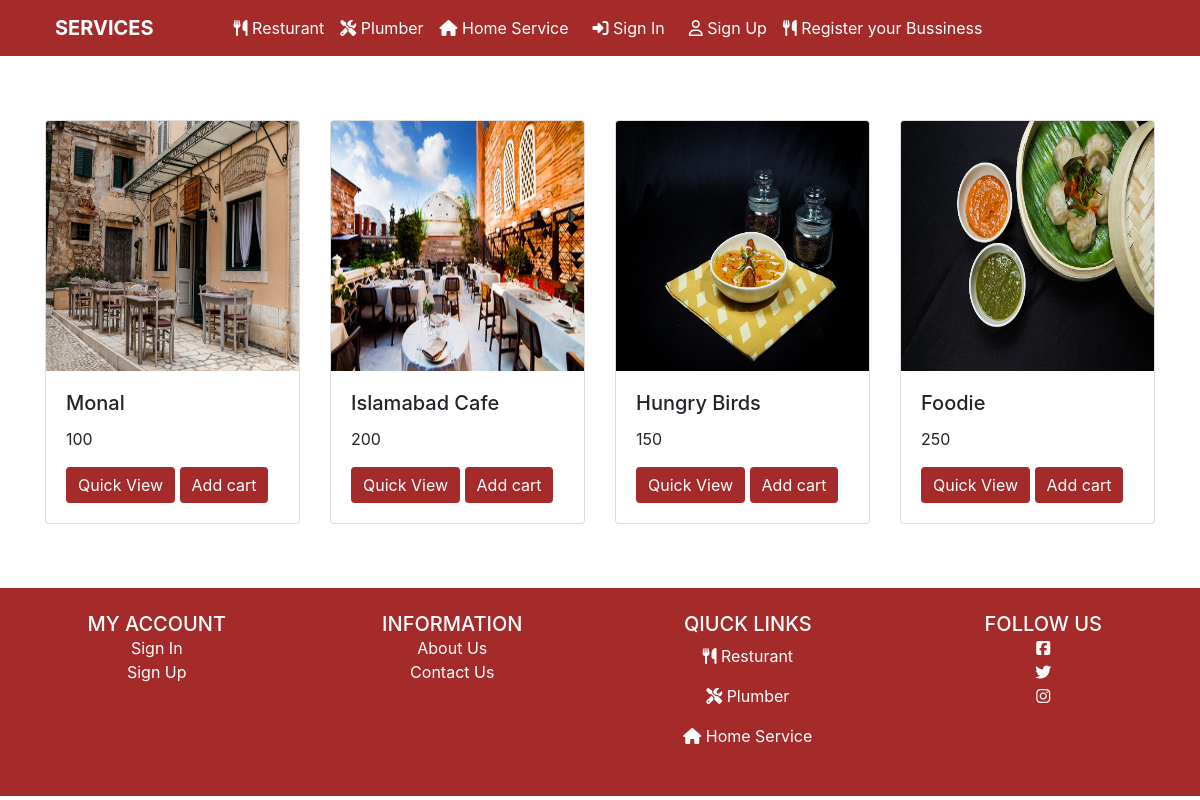
Screenshot of /Resturant with the database file from the repository.
### serviceapp/models.py (models this page shows)
class bussiness(models.Model):
    CHOICES = (
        ('RESTURANT', 'Resturant'),
        ('PLUMBER', 'Plumber'),
        ('HOMESERVICE', 'Home Service'),
    )
    name = models.CharField(max_length=30)
    price = models.IntegerField()
    rating = models.IntegerField()
    location = models.CharField(max_length=30)
    description = models.TextField(blank=True, null=True)
    img = models.ImageField(upload_to='pics')
    category = models.CharField(
        max_length=15,
        choices=CHOICES
        )

### serviceapp/views.py (the view)
# urls.py: path('Resturant', views.rest , name='re'),
def rest(request):
     res = bussiness.objects.filter(category='RESTURANT').all()
     return render(request,'resturant.html', {'res': res})

### templates/resturant.html (shortened to what this page needs)
{% extends 'base.html' %}
{% load static %}
{% block content %}
<div class="container my-5">
    <div class="row">
        {% for de in res %}
        <div class="col-lg-3 col-md-6 col-12 my-3 d-flex justify-content-center ">
            <div class="card" style="width: 18rem;">
                <img class="card-img-top" src="{{de.img.url}}"  alt="Card image cap" style="height: 250px; " >
                <div class="card-body">
                    <h5 class="card-title ">{{de.name}}</h5>
                    <p class="card-text">{{de.price}}</p>
                    <a href="{% url  'quickview'  de.id %}"><button class="btn" style="background-color: brown; outline:none;border: none; box-shadow: none; color:white "> Quick View </button></a>
                    <button class="add-to-cart btn "style="background-color: brown; color:white; outline:none;border: none; box-shadow: none" id="{{product.id}}">Add cart</button>
                </div>
            </div>
        </div>
        {% endfor %}
    </div>
</div>
{% endblock %}

### rows the page displays
bussiness: img (picture), name "Monal", price "100"
bussiness: img (picture), name "Islamabad Cafe", price "200"
bussiness: img (picture), name "Hungry Birds", price "150"
bussiness: img (picture), name "Foodie", price "250"
